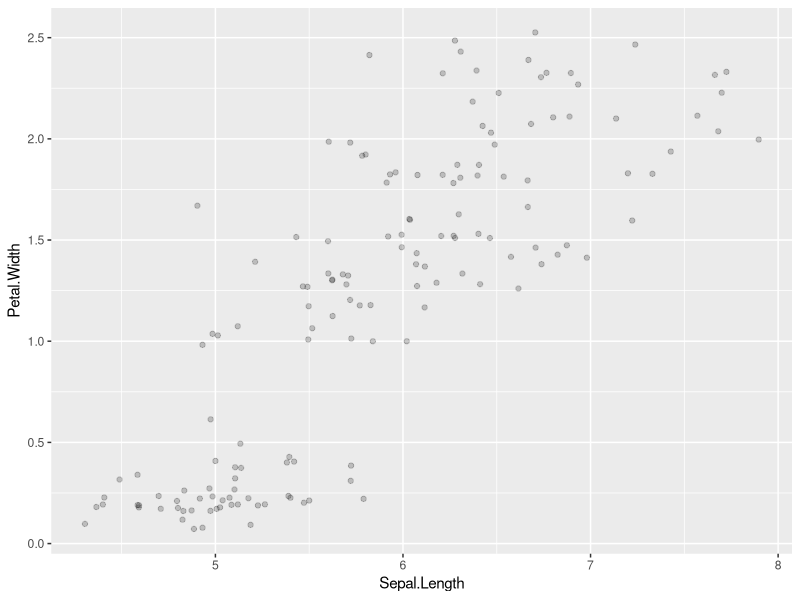
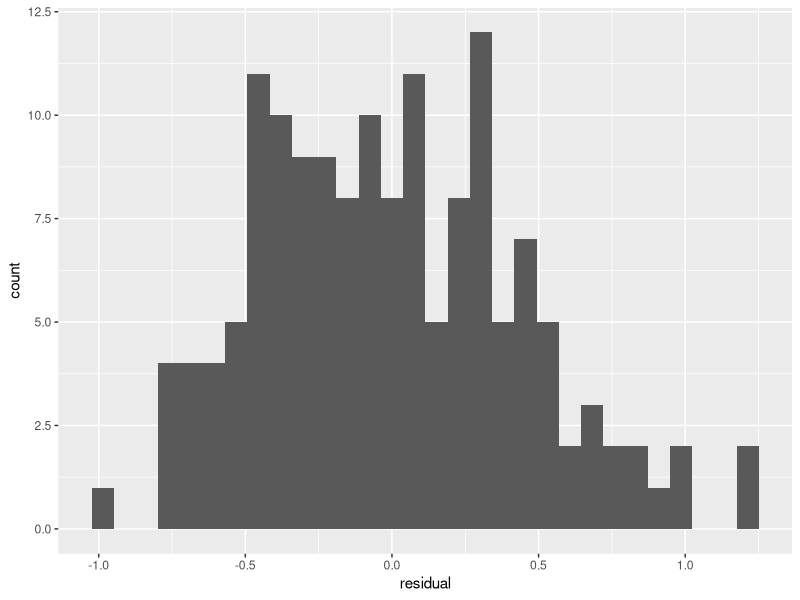

R code for these plots, in order:
## ---- chunk 1
knitr::opts_chunk$set(echo = TRUE)
## ---- chunk 2
library(tidyverse)
## ---- chunk 3
ggplot(iris, aes(Sepal.Length, Petal.Width)) +
  geom_jitter(alpha = .2) # overplotting! watch out!
## ---- chunk 4
iris_mod <- lm(Petal.Width ~ Sepal.Length, iris)

# TODO: print out the model summary
summary(iris_mod)
## ---- chunk 5
ggplot(tibble(residual = residuals(iris_mod)), aes(residual)) +
  geom_histogram()
## ---- chunk 6
iris_pred <- predict(iris_mod, tibble(Sepal.Length = c(5.25, 6.3)))

# print them
iris_pred
## ---- chunk 7
# DO NOT ALTER, REMOVE, OR MOVE THIS BLOCK.
set.seed(992) # for reproducibility
## ---- chunk 8
x <- 1:10
err <- rnorm(10, sd = 2)
Yi <- 3 - 7 * x + err

# print Yi
Yi
